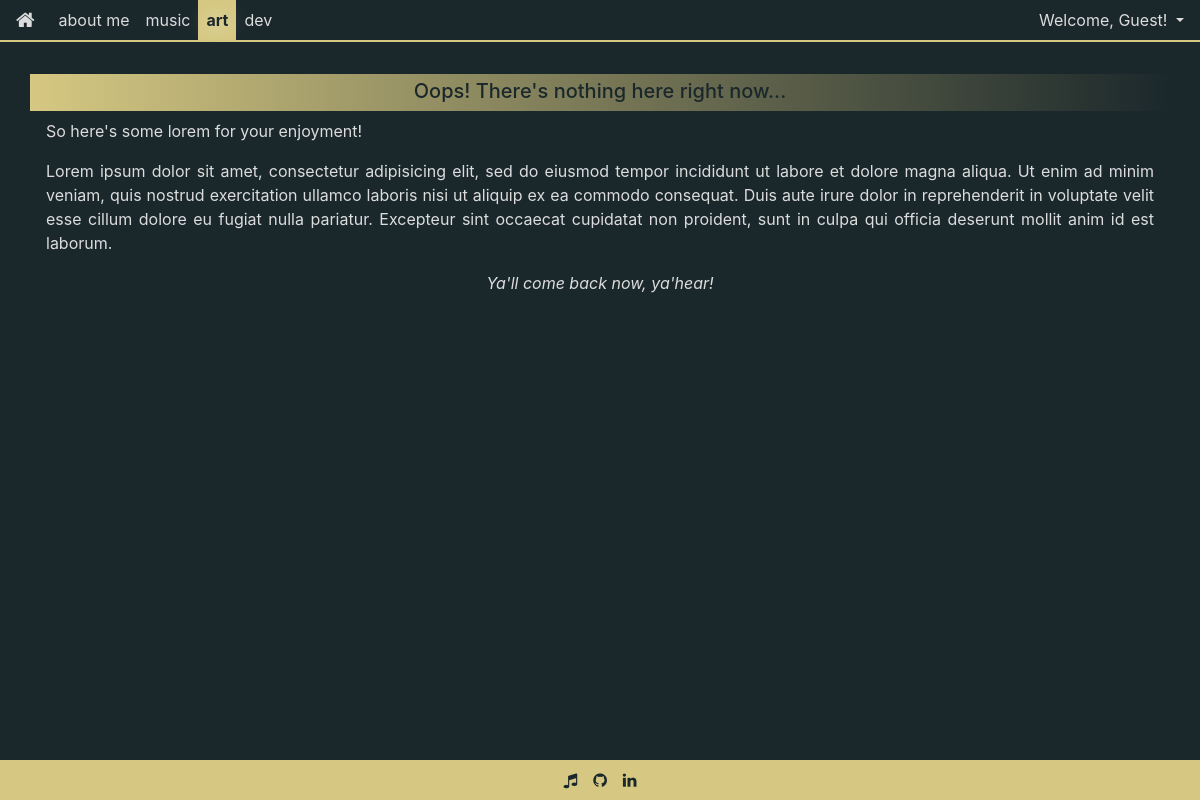
The page /art/ on the database its author committed.
### website/models.py (models this page shows, shortened)
class NavOption(models.Model):
    name = models.CharField(max_length=15, verbose_name='display name')
    path = models.CharField(max_length=127, verbose_name='URL pattern')
    position = models.IntegerField()
    perm_req = models.IntegerField(verbose_name='permission level required')

### website/views.py (the view)
# urls.py: path('art/', ArtView.as_view(), name='art'),
class ArtView(BaseView):
    content_list = Content.objects.filter(category__name='art').order_by('-date')
    menu_options = MenuOption.objects.filter(category__name='art').order_by('position')
    page_style = 'art.min.css'
    page_title = 'art'

### website/views.py (called while the page is built)
    def get(self, request):
        context = {
            'content_list': self.content_list,
            'menu_options': self.menu_options,
            'page_style': self.page_style,
            'page_title': self.page_title,
            'nav_options': self.nav_options,
        }
        return render(request, self.template_name, context)

### website/templates/website/content-list.html
{% extends './base.html' %}
{% load static %}
{% block body_content %}
  {% if content_list %}
    {% for content in content_list %}
      <h5 class="mf-content-header">{{ content.title }}</h5>
      <p class="mf-content-brief">{{ content.brief }}</p>
      {% if content.image %}
        <img class="img-fluid mx-auto d-block"
            src="{% static 'website/'|add:content.image %}"
            alt="img not found">
      {% endif %}
      {% if content.category.name == 'dev' %}
        <div class="container">
          <pre class="mf-content">{{ content.text }}</pre>
        </div>
      {% elif content.embed %}
        <div class="embed-responsive embed-responsive-16by9">
          <iframe class="embed-responsive-item" src="{{ content.embed|safe }}" allowfullscreen></iframe>
        </div>
      {% else %}
        <p class="mf-content">{{ content.text }}</p>
      {% endif %}
      <footer class="mf-content-footer">{{ content.footer }}</footer>
      <hr>
    {% endfor %}
  {% else %}
    <h5 class="mf-content-header">Oops! There's nothing here right now...</h5>
    <p class="mf-content-brief">So here's some lorem for your enjoyment!</p>
    <p class="mf-content">{% lorem %}</p>
    <footer class="mf-content-footer">Ya'll come back now, ya'hear!</footer>
  {% endif %}
{% endblock %}

### website/templates/website/base.html (shortened to what this page needs)
<!DOCTYPE html>
<html lang="en-us">
{% load static %}
<head>
  <link rel="stylesheet"
      href="https://maxcdn.bootstrapcdn.com/bootstrap/4.1.0/css/bootstrap.min.css">
  <link rel="stylesheet"
      href="http://maxcdn.bootstrapcdn.com/font-awesome/4.3.0/css/font-awesome.min.css">
  <link rel="stylesheet" type="text/css"
      href="{% static '/website/styles/base.min.css' %}">
  <link rel="stylesheet" type="text/css"
      href="{% static '/website/styles/'|add:page_style %}">
</head>
<body>
  <nav class="navbar navbar-expand-sm sticky-top mf-navbar justify-content-between">
    <a class="navbar-brand order-0 mr-sm-3" href="{% url 'website:home' %}">
      <i class="fa fa-home"></i>
    </a>
    <div class="collapse navbar-collapse order-2 order-sm-1" id="collapsibleNavbar">
      <ul class="navbar-nav">
        {% block nav %}
          {% for option in nav_options %}
            {% if option.perm_req > 1 %}
              {% if user.is_authenticated and user.perm >= option.perm_req %}
                <li class="nav-item mf-nav-item {% if page_title == option.name %}active{% endif %}" style="color:red;">
                  <a class="nav-link" href="{{ option.path }}">{{ option.name }}</a>
                </li>
              {% endif %}
            {% else %}
              <li class="nav-item mf-nav-item {% if page_title == option.name %}active{% endif %}">
                <a class="nav-link" href="{{ option.path }}">{{ option.name }}</a>
              </li>
            {% endif %}
          {% endfor %}
        {% endblock %}
      </ul>
    </div>
    {% if user.is_authenticated %}
      <div class="mf-nav-item dropdown order-1 order-sm-2">
        <a class="dropdown-toggle d-none d-sm-block" href="#" id="userdropdown" data-toggle="dropdown">
          Welcome, {{ user.username }}!
        </a>
        <a class="d-sm-none" href="#" id="userdropdown" data-toggle="dropdown">
          <i class="fa fa-user"></i>
        </a>
        <div class="dropdown-menu">
          <a class="dropdown-item" href="{% url 'website:account' %}">account</a>
          <a class="dropdown-item" href="{% url 'website:logout' %}">logout</a>
        </div>
      </div>
    {% else %}
      <div class="mf-nav-item dropdown order-1 order-sm-2">
        <a class="dropdown-toggle d-none d-sm-block" href="#" id="userdropdown" data-toggle="dropdown">
          Welcome, Guest!
        </a>
      </div>
    {% endif %}
  </nav>
  {% if menu_options %}
    <nav class="navbar navbar-expand mf-sub-menu d-none d-sm-block">
      <ul class="navbar-nav">
        {% for option in menu_options %}
          <li class="nav-item mf-sub-menu-item">
            <a class="nav-link" href="{{ option.path }}">{{ option.name }}</a>
          </li>
        {% endfor %}
      </ul>
    </nav>
  {% else %}
    <div class="mf-hr"></div>
  {% endif %}
  <div class="container mf-container">
    <div class="row">
      <div class="col mf-col">
        {% block body_content %}{% endblock %}
      </div>
    </div>
  </div>
  <div class="footer-spacer"></div>
  <nav class="navbar navbar-expand fixed-bottom mf-footer">
    <ul class="navbar-nav mx-auto">
      <li class="nav-item mf-footer-nav-item mx-auto">
        <a class="nav-link" href="http://malachifrancis.bandcamp.com">
          <i class="fa fa-music"></i>
        </a>
      </li>
      <li class="nav-item mf-footer-nav-item mx-auto">
        <a class="nav-link" href="https://github.com/aBadHorse"><i class="fa fa-github"></i></a>
      </li>
      <li class="nav-item mf-footer-nav-item mx-auto">
        <a class="nav-link" href="https://www.linkedin.com/in/malachi-francis-463a14109"><i class="fa fa-linkedin"></i></a>
      </li>
    </ul>
  </nav>
</body>
</html>

### rows shown on the page
NavOption: name "about me"
NavOption: name "music"
NavOption: name "art"
NavOption: name "dev"
